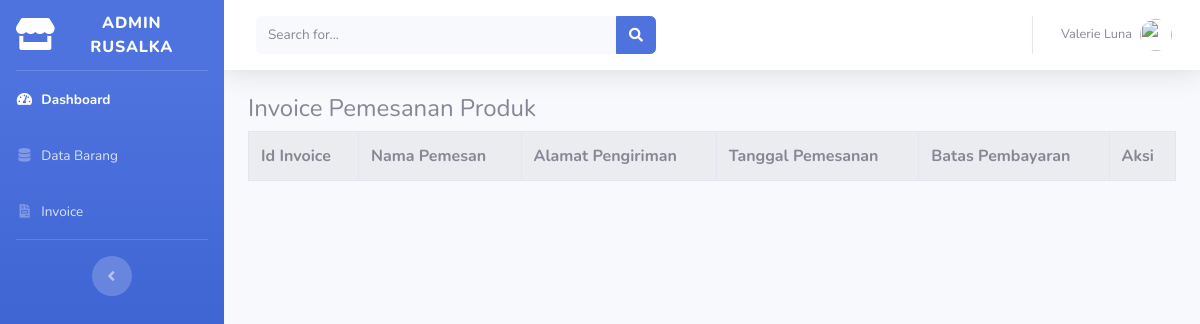
Before: /index.php/admin/invoice with the older database file.
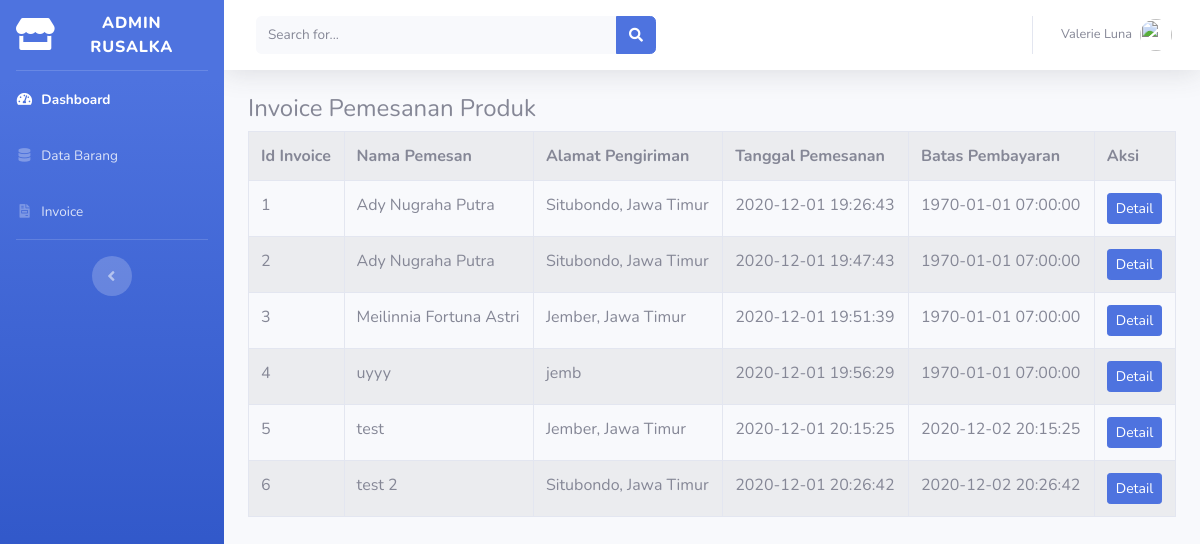
After: the same page with the newer database file.
### tables this page shows
CREATE TABLE `tb_invoice` (
  `id` int(11) NOT NULL,
  `nama` varchar(56) NOT NULL,
  `alamat` varchar(225) NOT NULL,
  `tgl_pesan` datetime NOT NULL,
  `batas_bayar` datetime NOT NULL
);

### application/controllers/admin/invoice.php (called while the page is built)
<?php
class Invoice extends CI_Controller
{
    public function index()
    {
        $data['invoice'] = $this->model_invoice->tampil_data();
        $this->load->view('templates_admin/header');
        $this->load->view('templates_admin/sidebar');
        $this->load->view('admin/invoice', $data);
        $this->load->view('templates_admin/footer');
    }
}

### index.php (called while the page is built, shortened)
<?php
require_once BASEPATH.'core/CodeIgniter.php';

### application/models/model_invoice.php (called while the page is built, shortened)
<?php
class model_invoice extends CI_Model
{
    public function tampil_data()
    {
        $result = $this->db->get('tb_invoice');
        if ($result->num_rows() > 0) {
            return $result->result();
        } else {
            return false;
        }
    }
}

### application/views/admin/invoice.php (the view)
<div class="container-fluid">
    <h4>Invoice Pemesanan Produk</h4>
    <table class="table table-bordered table-hover table-striped">
        <tr>
            <th>Id Invoice</th>
            <th>Nama Pemesan</th>
            <th>Alamat Pengiriman</th>
            <th>Tanggal Pemesanan</th>
            <th>Batas Pembayaran</th>
            <th>Aksi</th>
        </tr>
        <?php foreach ($invoice as $inv) : ?>
            <tr>
                <td><?php echo $inv->id ?></td>
                <td><?php echo $inv->nama ?></td>
                <td><?php echo $inv->alamat ?></td>
                <td><?php echo $inv->tgl_pesan ?></td>
                <td><?php echo $inv->batas_bayar ?></td>
                <td>
                    <div class="btn btn-sm btn-primary">Detail</div>
                </td>
            </tr>
        <?php endforeach; ?>
    </table>
</div>

### application/views/templates_admin/header.php (shortened to what this page needs)
<!DOCTYPE html>
<html lang="en">
<head>
    <link href="<?php echo base_url() ?>assets/vendor/fontawesome-free/css/all.min.css" rel="stylesheet" type="text/css">
    <link href="<?php echo base_url() ?>assets/css/sb-admin-2.min.css" rel="stylesheet">
</head>

### application/views/templates_admin/sidebar.php (shortened to what this page needs)
<body id="page-top">
    <div id="wrapper">
        <ul class="navbar-nav bg-gradient-primary sidebar sidebar-dark accordion" id="accordionSidebar">
            <a class="sidebar-brand d-flex align-items-center justify-content-center" href="index.html">
                <div class="sidebar-brand-icon">
                    <i class="fas fa-store"></i>
                </div>
                <div class="sidebar-brand-text mx-3">Admin Rusalka</div>
            </a>
            <hr class="sidebar-divider my-0">
            <li class="nav-item active">
                <a class="nav-link" href="<?php echo base_url('admin/dashboard_admin') ?>">
                    <i class="fas fa-fw fa-tachometer-alt"></i>
                    <span>Dashboard</span></a>
            </li>
            <li class="nav-item">
                <a class="nav-link" href="<?php echo base_url('admin/data_barang') ?>">
                    <i class="fas fa-fw fa-database"></i>
                    <span>Data Barang</span></a>
            </li>
            <li class="nav-item">
                <a class="nav-link" href="<?php echo base_url('admin/invoice') ?>">
                    <i class="fas fa-fw fa-file-invoice"></i>
                    <span>Invoice</span></a>
            </li>
            <hr class="sidebar-divider d-none d-md-block">
            <div class="text-center d-none d-md-inline">
                <button class="rounded-circle border-0" id="sidebarToggle"></button>
            </div>
        </ul>
        <div id="content-wrapper" class="d-flex flex-column">
            <div id="content">
                <nav class="navbar navbar-expand navbar-light bg-white topbar mb-4 static-top shadow">
                    <form class="d-none d-sm-inline-block form-inline mr-auto ml-md-3 my-2 my-md-0 mw-100 navbar-search">
                        <div class="input-group">
                            <input type="text" class="form-control bg-light border-0 small" placeholder="Search for..." aria-label="Search" aria-describedby="basic-addon2">
                            <div class="input-group-append">
                                <button class="btn btn-primary" type="button">
                                    <i class="fas fa-search fa-sm"></i>
                                </button>
                            </div>
                        </div>
                    </form>
                    <ul class="navbar-nav ml-auto">
                        <li class="nav-item dropdown no-arrow">
                            <a class="nav-link dropdown-toggle" href="#" id="userDropdown" role="button" data-toggle="dropdown" aria-haspopup="true" aria-expanded="false">
                                <span class="mr-2 d-none d-lg-inline text-gray-600 small">Valerie Luna</span>
                                <img class="img-profile rounded-circle" src="https://source.unsplash.com/QAB-WJcbgJk/60x60">
                            </a>
                        </li>
                    </ul>
                </nav>

### application/views/templates_admin/footer.php (shortened to what this page needs)
</body>
</html>

Changed rows visible on the page:
added tb_invoice: id "1", nama "Ady Nugraha Putra", alamat "Situbondo, Jawa Timur", tgl_pesan "2020-12-01 19:26:43", batas_bayar "1970-01-01 07:00:00"
added tb_invoice: id "2", nama "Ady Nugraha Putra", alamat "Situbondo, Jawa Timur", tgl_pesan "2020-12-01 19:47:43", batas_bayar "1970-01-01 07:00:00"
added tb_invoice: id "3", nama "Meilinnia Fortuna Astri", alamat "Jember, Jawa Timur", tgl_pesan "2020-12-01 19:51:39", batas_bayar "1970-01-01 07:00:00"
added tb_invoice: id "4", nama "uyyy", alamat "jemb", tgl_pesan "2020-12-01 19:56:29", batas_bayar "1970-01-01 07:00:00"
added tb_invoice: id "5", nama "test", alamat "Jember, Jawa Timur", tgl_pesan "2020-12-01 20:15:25", batas_bayar "2020-12-02 20:15:25"
added tb_invoice: id "6", nama "test 2", alamat "Situbondo, Jawa Timur", tgl_pesan "2020-12-01 20:26:42", batas_bayar "2020-12-02 20:26:42"
